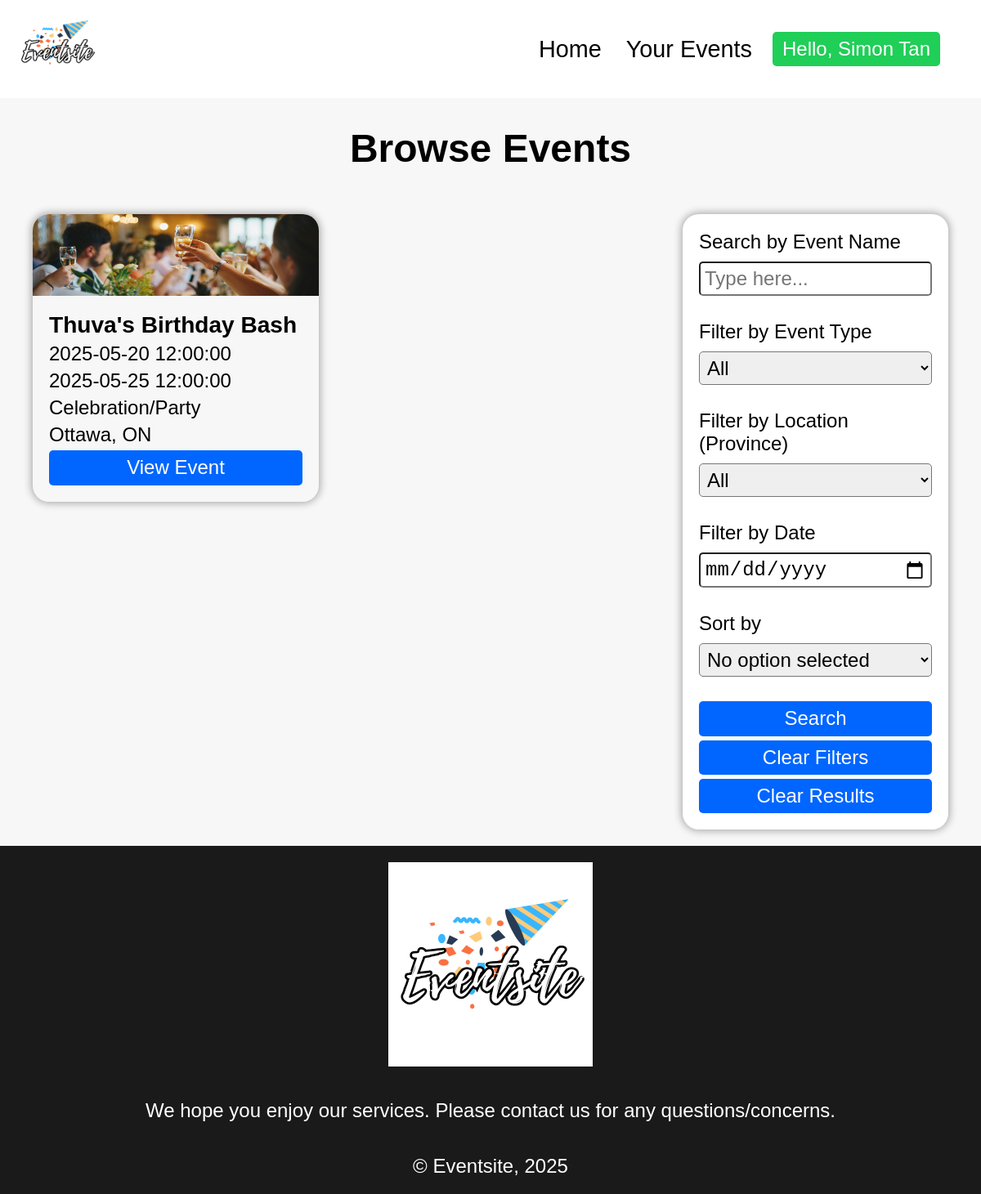
Screenshot of /public/server/browse.php?eventtype=Celebration/Party (signed in) with the database file from the repository.
### tables this page shows
CREATE TABLE IF NOT EXISTS `EVENT` (
    Event_Id INT AUTO_INCREMENT,
    Event_Name VARCHAR(100) NOT NULL,
    Event_Description TEXT NOT NULL,
    Event_Type_Id INT NOT NULL,
    Start_Date DATETIME NOT NULL,
    End_Date DATETIME NOT NULL,
    Visibility ENUM('Public','Private') NOT NULL,
    Address VARCHAR(255) NOT NULL,
    City VARCHAR(100) NOT NULL,
    Province VARCHAR(100) NOT NULL,
    Postal_Code VARCHAR(20) NOT NULL,
    CONSTRAINT EventPK PRIMARY KEY (`Event_ID`),
    CONSTRAINT Event_Event_IdFK FOREIGN KEY (`Event_Type_Id`) 
      REFERENCES `event_type`(`Event_Type_Id`) 
        ON UPDATE NO ACTION
        ON DELETE NO ACTION
);

CREATE TABLE IF NOT EXISTS `EVENT_TYPE` (
  Event_Type_Id INT AUTO_INCREMENT,
  Type VARCHAR(50) NOT NULL,
  CONSTRAINT Event_Type_IdPK PRIMARY KEY (`Event_Type_Id`)
);

### public/server/browse.php (the view, shortened to what this page needs)
<?php
  require_once "../../private/functions/connection.php";
  $database = db_connect();
  if (isset($_GET["eventtype"]) && $_GET["eventtype"] != "All") {
    $eventtype = $_GET["eventtype"];
  }
?>
<!DOCTYPE html>
<html lang="en">
<head>
  <link rel="stylesheet" href="../css/general.css" type="text/css">
</head>
<body>
  <?php
    include "../../private/functions/loggedinheader.php";
  ?>
  <main>
    <h1 class="middleheader">Browse Events</h1>
    <section class="eventslide">
      <div class="eventcontainer">
        <?php
          $sql = "SELECT * ";
          $sql .="FROM EVENT JOIN EVENT_TYPE ON EVENT.Event_Type_Id = EVENT_TYPE.Event_Type_Id ";
          $sql .="WHERE Visibility = 'PUBLIC' ";
          if (isset($eventtype)){
            $sql .= 'AND Type = "' . $eventtype . '" ';
          }
          $sql .= "AND Start_Date > CURRENT_TIMESTAMP ";
          $result_set = mysqli_query($database, $sql);
          if (confirm_not_empty($result_set)) {
            printevents($result_set);
          }
          else {
            echo "No results found";
          }
        ?>
      </div>
      <aside>
        <form action="browse.php" method="GET" class="searchbox">
          <div class="bigsearchitem">
            <label for="searchbar">Search by Event Name</label>
            <input type="text" name="searchbar" id="searchbar" placeholder="Type here...">
          </div>
          <div class="smallsearchitem">
          <label for="eventtype">Filter by Event Type</label>
            <select name="eventtype" id="eventtype">
              <option selected>All</option>
            </select>
          </div>
          <div class="smallsearchitem">
            <label for="province">Filter by Location (Province)</label>
            <select name="province" id="province">
              <option selected>All</option>
            </select>
          </div>
          <div class="smallsearchitem">
            <label for="date">Filter by Date</label>
            <input type="date" name="date" id="date">
          </div>
          <div class="smallsearchitem">
            <label>Sort by</label>
            <select name="sortoption" id="sortoption">
              <option value="none" selected>No option selected</option>
            </select>
          </div>
          <div class="bigsearchitem">
            <button type="submit" class="searchbutton">Search</button>
            <button type="reset" class="searchbutton">Clear Filters</button>
            <a href="browse.php" class="eventboxlink">Clear Results</a>
          </div>
        </form>
      </aside>
    </section>
  </main>
<?php
  include "../../private/functions/footer.php"
?>
</body>

### private/functions/connection.php (shortened to what this page needs)
<?php
function confirm_not_empty($result_set) {
  if(mysqli_num_rows($result_set) > 0) {
    return true;
  }
  else {
    return false;
  }
}
function printevents($result_set) {
  while ($results = mysqli_fetch_assoc($result_set)) {
    if ($results['Type'] == "Sports") {
      echo "<div class='eventbox sportbackground'>";
    }
    elseif ($results['Type'] == "Conference") {
      echo "<div class='eventbox conferencebackground'>";
    }
    elseif ($results['Type'] == "Celebration/Party") {
      echo "<div class='eventbox partybackground'>";
    }
    else {
      echo "<div class='eventbox'>";
    }
    echo "<h3>" . $results['Event_Name'] . "</h3>";
    echo "<p>" . $results['Start_Date'] . "</p>";
    echo "<p>" . $results['End_Date'] . "</p>";
    echo "<p>" . $results['Type'] . "</p>";
    echo "<p>" . $results['City'] . ", " . $results['Province'] . "</p>";
    echo '<a class="eventboxlink" href="displayevent.php?eventid=' . $results['Event_Id'] . '">View Event</a>';
    echo "</div>";
  }
}
?>

### public/css/general.css (style rules this page uses)
* { margin:0; padding:0; }
body { position:relative; background-color: #f7f7f7; font-size:24px; font-family:'Gill Sans', 'Gill Sans MT', Calibri, 'Trebuchet MS', sans-serif; }
main { position:relative; box-sizing:border-box; min-height:85vh; }
.eventslide { padding: 20px 40px; display:flex; justify-content:space-between; position:relative; gap:20px; }
.eventcontainer { display:flex; flex-wrap:wrap; justify-content:flex-start; align-items:stretch; align-content:flex-start; position:relative; gap:10px; }
.eventbox { background-image: url("../images/concertbackground.jpg"); background-size: 100% 100px; background-repeat:no-repeat; background-position:top; border-radius: 20px; box-shadow: 0px 0px 10px 2px rgb(173, 172, 172); padding:120px 20px 20px; box-sizing:border-box; width:350px; display:grid; grid-template-columns:auto; gap:5px; }
.eventbox a { align-self:flex-end; }
.partybackground { background-image: url("../images/partybackground.jpg"); }
.eventboxlink { display:block; background-color:rgb(0, 102, 255); color:white; padding:0.3em 0.5em; border-radius:5px; border:none; font-size:1em; text-decoration-line:none; text-align:center; }
.middleheader { margin:0.7em 1em; text-align:center; }
h1 { text-align:center; margin-bottom:0.5em; }
label { display:block; }
input, select { padding:5px; font-size:1em; margin: 10px 0px 20px; border-radius:5px; width:100%; box-sizing:border-box; }
button { background-color:rgb(0, 102, 255); color:white; padding:0.3em 0.5em; border-radius:5px; border:none; font-size:1em; cursor:pointer; width:100%; }
.searchbox { display:flex; flex-direction:column; box-sizing:border-box; max-width:325px; border-radius:20px; box-shadow: 0px 0px 10px 2px rgb(173, 172, 172); background-color:white; gap: 10px; padding:20px; }
.searchbox .bigsearchitem { padding:0px; margin:0px; position:relative; }
.smallsearchitem { position:relative; }
.searchbox a { display:block; text-align:center; margin-top:5px; }
.searchbox button+button { margin-top:5px; }

### rows the page displays
event: Event_Name "Thuva's Birthday Bash", Start_Date "2025-05-20 12:00:00", End_Date "2025-05-25 12:00:00", Event_Type_Id.Type "Celebration/Party", City "Ottawa", Province "ON"

### other values shown
$_SESSION["First_Name"] "Simon"
$_SESSION["Last_Name"] "Tan"
